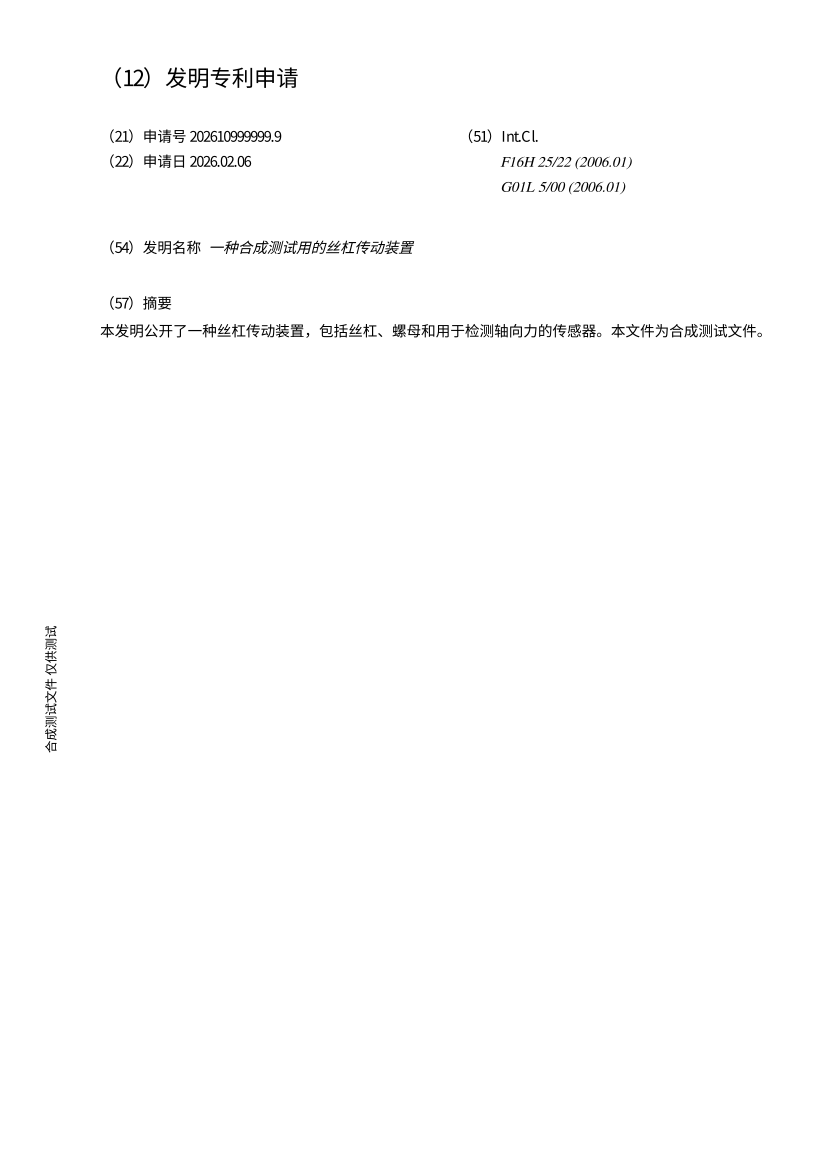

Here is the Python script that generated this plot:
"""生成测试夹具 italic-rotated.pdf：中文专利扉页，带合成斜体和一段旋转的边注，内容为虚构。
  - IPC 分类号 "F16H 25/22"、"G01L 5/00" 和一行中文，按浏览器给没有斜体字形的字体合成斜体的方式绘制：
    倾斜的文字矩阵 [1 0 0.25 1]，不旋转；
  - 左边距有一段旋转 90° 的边注（"合成测试文件 仅供测试"），不在任何图里。
易错点：1.1.2 把倾斜的文字当成旋转文字丢掉，文字完整性仍报 100%（2026-11-27 LTB-05：扉页的 IPC 分类号消失）。
标准答案：倾斜的文字是正文、斜体；旋转的边注不转换，但计入文字完整性的缺失，并在说明里点名。"""
import sys
from reportlab.pdfgen import canvas
from reportlab.pdfbase import pdfmetrics
from reportlab.pdfbase.cidfonts import UnicodeCIDFont

W, H = 595.0, 842.0
out = sys.argv[1] if len(sys.argv) > 1 else "italic-rotated.pdf"
pdfmetrics.registerFont(UnicodeCIDFont("STSong-Light"))
CN = "STSong-Light"
c = canvas.Canvas(out, pagesize=(W, H))


def sheared(x: float, y: float, text: str, font: str, size: float) -> None:
    t = c.beginText()
    t.setFont(font, size)
    t.setTextTransform(1, 0, 0.25, 1, x, y)
    t.textOut(text)
    c.drawText(t)


c.setFont(CN, 16)
c.drawString(72, 780, "（12）发明专利申请")
c.setFont(CN, 10.5)
c.drawString(72, 740, "（21）申请号 202610999999.9")
c.drawString(72, 722, "（22）申请日 2026.02.06")
c.drawString(330, 740, "（51）Int.Cl.")
sheared(360, 722, "F16H 25/22 (2006.01)", "Times-Roman", 10.5)
sheared(360, 704, "G01L 5/00 (2006.01)", "Times-Roman", 10.5)
c.drawString(72, 660, "（54）发明名称")
sheared(150, 660, "一种合成测试用的丝杠传动装置", CN, 10.5)
c.drawString(72, 620, "（57）摘要")
c.drawString(72, 600, "本发明公开了一种丝杠传动装置，包括丝杠、螺母和用于检测轴向力的传感器。本文件为合成测试文件。")

# 左边距旋转的边注：不转换，计入缺失
c.saveState()
c.translate(40, 300)
c.rotate(90)
c.setFont(CN, 9)
c.drawString(0, 0, "合成测试文件 仅供测试")
c.restoreState()
c.showPage()
c.save()
